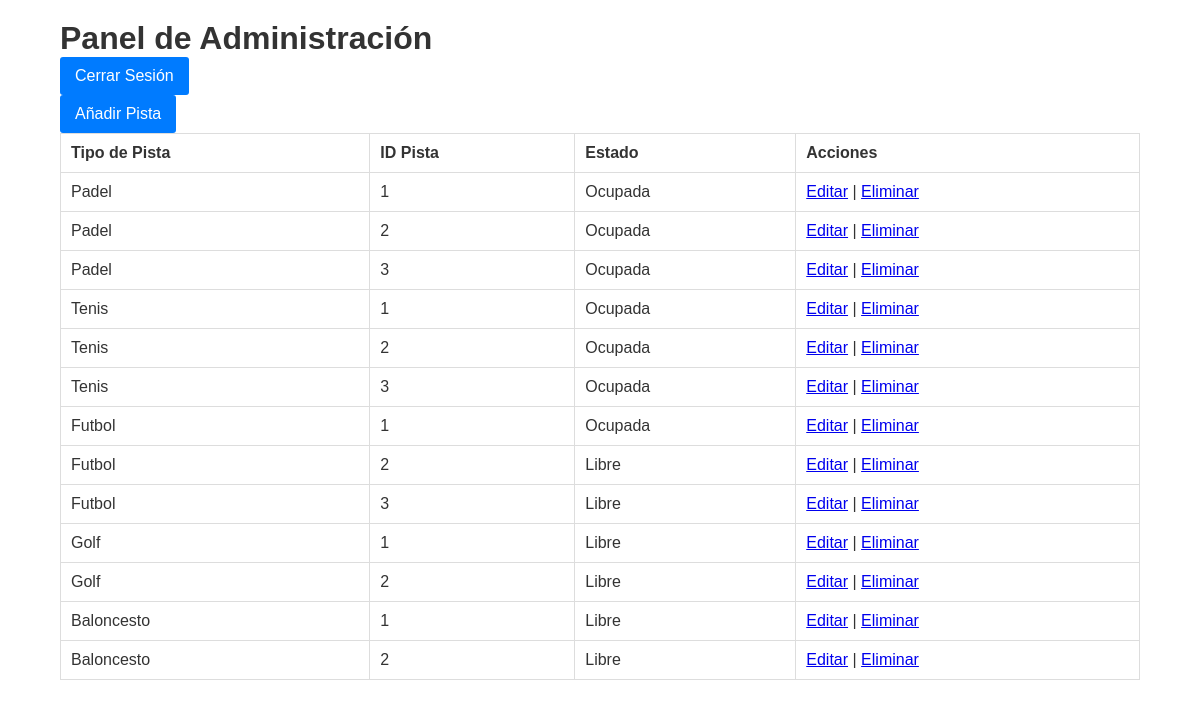
The page /panel_admin.php (signed in) on the database its author committed.
### tables this page shows
CREATE TABLE `pistas` (
  `tipo_pista` enum('Padel','Tenis','Futbol','Golf','Baloncesto') NOT NULL,
  `id_tipo` int(11) NOT NULL,
  `estado` enum('Libre','Ocupada') DEFAULT 'Libre'
);

### panel_admin.php (the view, shortened to what this page needs)
<!DOCTYPE html>
<html lang="es">
<head>
  <link rel="stylesheet" href="css/style.css">
</head>
<div class="container">
  <?php
  include 'includes/conexion.php';
  $query = "SELECT * FROM pistas";
  $resultado = mysqli_query($conexion, $query);
  ?>
  <h1>Panel de Administración</h1>
  <p><a href="logout.php" class="btn btn-logout">Cerrar Sesión</a></p>
  <a href="agregar_pista.php" class="btn">Añadir Pista</a>
  <table>
    <tr>
      <th>Tipo de Pista</th>
      <th>ID Pista</th>
      <th>Estado</th>
      <th>Acciones</th>
    </tr>
    <?php while ($pista = mysqli_fetch_assoc($resultado)): ?>
    <tr>
      <td><?php echo $pista['tipo_pista']; ?></td>
      <td><?php echo $pista['id_tipo']; ?></td>
      <td><?php echo $pista['estado']; ?></td>
      <td>
        <a href="editar_pista.php?tipo_pista=<?php echo $pista['tipo_pista']; ?>&id_tipo=<?php echo $pista['id_tipo']; ?>">Editar</a> |
        <a href="eliminar_pista.php?tipo_pista=<?php echo $pista['tipo_pista']; ?>&id_tipo=<?php echo $pista['id_tipo']; ?>" onclick="return confirm('¿Estás seguro de eliminar esta pista?');">Eliminar</a>
      </td>
    </tr>
    <?php endwhile; ?>
  </table>
</div>
</body>
</html>

### css/style.css (style rules this page uses)
* { margin: 0; padding: 0; box-sizing: border-box; }
.container { width: 90%; max-width: 1200px; margin: 20px auto; }
table { width: 100%; border-collapse: collapse; background: #fff; margin-bottom: 20px; }
table, th, td { border: 1px solid #ddd; }
th, td { padding: 10px; text-align: left; }
a.btn, button.btn { display: inline-block; padding: 10px 15px; background: #007BFF; color: #fff; text-decoration: none; border-radius: 3px; }
.btn-logout { background: #dc3545; }

### rows shown on the page
pistas: tipo_pista "Padel", id_tipo "1", estado "Ocupada"
pistas: tipo_pista "Padel", id_tipo "2", estado "Ocupada"
pistas: tipo_pista "Padel", id_tipo "3", estado "Ocupada"
pistas: tipo_pista "Tenis", id_tipo "1", estado "Ocupada"
pistas: tipo_pista "Tenis", id_tipo "2", estado "Ocupada"
pistas: tipo_pista "Tenis", id_tipo "3", estado "Ocupada"
pistas: tipo_pista "Futbol", id_tipo "1", estado "Ocupada"
pistas: tipo_pista "Futbol", id_tipo "2", estado "Libre"
pistas: tipo_pista "Futbol", id_tipo "3", estado "Libre"
pistas: tipo_pista "Golf", id_tipo "1", estado "Libre"
pistas: tipo_pista "Golf", id_tipo "2", estado "Libre"
pistas: tipo_pista "Baloncesto", id_tipo "1", estado "Libre"
pistas: tipo_pista "Baloncesto", id_tipo "2", estado "Libre"
